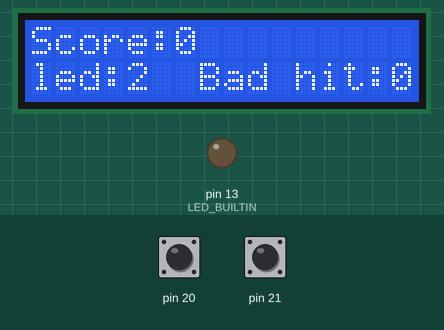
The sketch below on a simulated Arduino Mega 2560, built with avr-gcc and run on an emulated ATmega2560. Shown: 16×2 character LCD, output pins drawn as LEDs (lit = HIGH). The test bench sets the inputs (shaded band); at power-on: pin 20 HIGH, pin 21 HIGH. Random numbers use the default seed unless the sketch sets one; the modem accepts every AT command (registered, SIM ready, sends succeed) and sends nothing else; what the sketch prints to the serial monitor is not drawn.

Above: at 10.6 s.
10.7 s: pin 20 pulled LOW for 0.15 s
At 11.5 s:
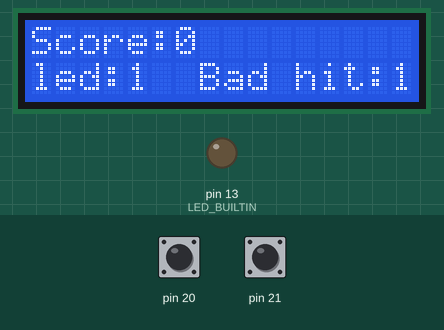
13.5 s: pin 20 pulled LOW for 1 s
At 14.8 s:
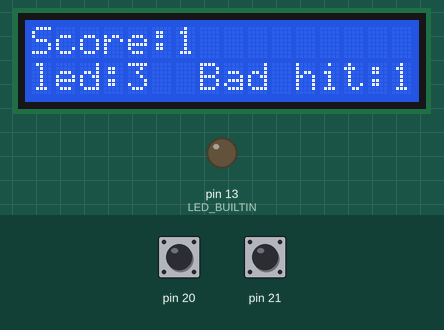
16.5 s: pin 21 pulled LOW for 0.15 s
At 18.4 s:
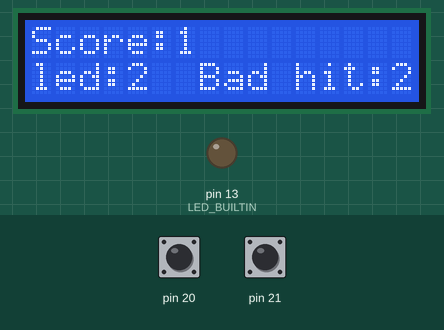
19.6 s: pin 20 pulled LOW for 0.15 s
At 20.9 s:
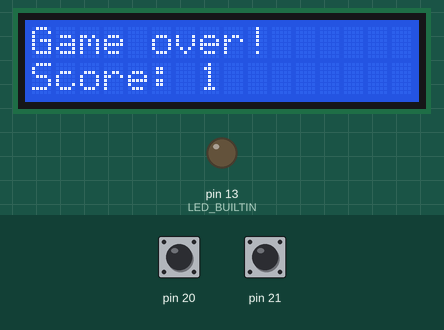
Timing chart, 0 to 22.2 s (numbered marks = the images above; inputs shaded):
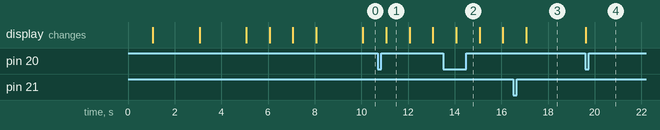

The sketch:

Project_ver1.ino
```cpp
#include <LiquidCrystal.h>
#include <TimerOne.h>
LiquidCrystal lcd(7,6,5,4,3,2);

volatile int ledNumber = 0;
volatile int badHits = 0;
volatile int timeAtBlink = 0;
volatile int score = 0;
volatile int gameOver = 0;
volatile int finalScore = -1;
volatile int printedResult = 0;
int result[2000];
int counter;

void setup()
{
    lcd.begin(16,2);
    counter = 0;
    pinMode(18 ,INPUT);
    pinMode(19 ,INPUT);
    pinMode(20 ,INPUT);
    pinMode(21 ,INPUT);
    digitalWrite(18, HIGH);
    digitalWrite(19, HIGH);
    digitalWrite(20, HIGH);
    digitalWrite(21, HIGH);
    attachInterrupt(digitalPinToInterrupt(20), functieLed1, FALLING);
    attachInterrupt(digitalPinToInterrupt(21), functieLed2, FALLING);
    attachInterrupt(digitalPinToInterrupt(17), functieLed3, FALLING);
    attachInterrupt(digitalPinToInterrupt(16), restartJoc, FALLING);
    Timer1.initialize(1000000);
    Timer1.attachInterrupt(displayLed);
    printLCDInitialStatus();
    Serial.begin(115200);
    Serial1.begin(115200);
    Serial.println("The game has started!");
    pinMode(LED_BUILTIN, OUTPUT);
    digitalWrite(LED_BUILTIN, LOW);
    sendData("AT+RST\r\n", 2000, false);
    sendData("AT+CWMODE=2\r\n", 1000, false);
    sendData("AT+CIFSR\r\n", 1000, true);
    sendData("AT+CWSAP?\r\n", 2000, true);
    sendData("AT+CIPMUX=1\r\n", 1000, false);
    sendData("AT+CIPSERVER=1,80\r\n", 1000, false);
}

void printLCDInitialStatus()
{
    lcd.setCursor(0,0);
    lcd.print("Score:");
    lcd.setCursor(7,1);
    lcd.print("Bad hit:");
    lcd.setCursor(0, 1);
    lcd.print("led:");
}

void loop()
{
    if(badHits >= 3)
    {
       Timer1.stop();
       gameOver = 1;
       if(finalScore == -1)
       {
           finalScore = score;
       }
       if(printedResult == 0)
       {
         Serial.println("The game is over!");
         Serial.print("The score: ");
         Serial.println(finalScore);
         result[++counter] = finalScore;
         printedResult = 1;
         if (Serial1.available())
         {
           if (Serial1.find("+IPD,"))
           {
             int maxim = -1;
             for(int i = 1; i <= counter; i++)
             {
               if(result[i] > maxim)
               {
                maxim = result[i];
               }
             }
             delay(500);
             int connectionId = Serial1.read() - 48;
             String webpage = "<h1>3 Buttons Game</h1>";
             String cipSend = "AT+CIPSEND=";
             cipSend += connectionId;
             cipSend += ",";
             if(maxim != -1)
             {
              webpage += "<p>Best result: ";
              webpage += maxim;
              webpage += "</p>";
              webpage += "\n\n<p>Last result: ";
              for(int i = counter; i >= 1; i--)
              {
                webpage += "<p>";
                webpage += result[i];
                webpage += "</p>";
              }
             }
             cipSend += webpage.length();
             cipSend += "\r\n";
             sendData(cipSend, 100, true);
             sendData(webpage, 150, true);

             String closeCommand = "AT+CIPCLOSE=";
             closeCommand += connectionId;
             closeCommand += "\r\n";
             sendData(closeCommand, 300, true);
           }
         }
       }
       lcd.clear();
       lcd.setCursor(0, 0);
       lcd.print("Game over!");
       lcd.setCursor(0, 1);
       lcd.print("Score: ");
       lcd.setCursor(7, 1);
       lcd.print(finalScore);
       delay(1000);
    }
}

void functieLed1()
{
    Serial.println();
    int badHit = 0;
    if(gameOver == 0)
    {
      int timeAtHit = millis();
      Serial.print("Time at hit: ");
      Serial.print(timeAtHit);
      Serial.print(", time at blink: ");
      Serial.print(timeAtBlink);
      Serial.println();
      Serial.println("The button 1 was pressed!");
      if((timeAtHit - timeAtBlink) / 1000 > 1)
      {
        badHit = 1;
        badHits++;
      }
      else
      {
        if(ledNumber != 1)
        {
          badHit = 1;
          badHits++;
        }
        else
        {
          score++;
        }
      }
    }
    if(badHit)
    {
      Serial.print("That was a bad hit: \nThe active led: ");
      Serial.print(ledNumber);
      Serial.print(", Button pressed: ");
      Serial.println("1");
    }
    else
    {
      Serial.print("That was a good hit: \nThe active led: ");
      Serial.print(ledNumber);
      Serial.print(", Button pressed: ");
      Serial.println("1");
    }
    Serial.println();
}

void functieLed2()
{
    Serial.println();
    int badHit = 0;
    if(gameOver == 0)
    {
      int timeAtHit = millis();
      Serial.print("Time at hit: ");
      Serial.print(timeAtHit);
      Serial.print(", time at blink: ");
      Serial.print(timeAtBlink);
      Serial.println();
      Serial.println("The button 2 was pressed!");
      if((timeAtHit - timeAtBlink) / 1000 > 1)
      {
        badHit = 1;
        badHits++;
      }
      else
      {
        if(ledNumber != 2)
        {
          badHit = 1;
          badHits++;
        }
        else
        {
          score++;
        }
      }
    }
    if(badHit)
    {
      Serial.print("That was a bad hit: \nThe active led: ");
      Serial.print(ledNumber);
      Serial.print(", Button pressed: ");
      Serial.println("2");
    }
    else
    {
      Serial.print("That was a good hit: \nThe active led: ");
      Serial.print(ledNumber);
      Serial.print(", Button pressed: ");
      Serial.println("2");
    }
    Serial.println();
}

void functieLed3()
{
    Serial.println();
    int badHit = 0;
    if(gameOver == 0)
    {
      int timeAtHit = millis();
      Serial.print("Time at hit: ");
      Serial.print(timeAtHit);
      Serial.print(", time at blink: ");
      Serial.print(timeAtBlink);
      Serial.println();
      Serial.println("The button 3 was pressed!");
      if((timeAtHit - timeAtBlink) / 1000 > 1)
      {
        badHit = 1;
        badHits++;
      }
      else
      {
        if(ledNumber != 3)
        {
          badHit = 1;
          badHits++;
        }
        else
        {
          score++;
        }
      }
    }
    if(badHit)
    {
      Serial.print("That was a bad hit: \nThe active led: ");
      Serial.print(ledNumber);
      Serial.print(", Button pressed: ");
      Serial.println("3");
    }
    else
    {
      Serial.print("That was a good hit: \nThe active led: ");
      Serial.print(ledNumber);
      Serial.print(", Button pressed: ");
      Serial.println("3");
    }
    Serial.println();
}

void restartJoc()
{
    Serial.print("\n\n\n");
    Serial.println("The game was restarted");
    Timer1.start();
    lcd.clear();
    badHits = 0;
    score = 0;
    gameOver = 0;
    finalScore = -1;
    printedResult = 0;
    printLCDInitialStatus();
}


void displayLed()
{
    ledNumber = random(3) + 1;
    Serial.print("The led ");
    Serial.print(ledNumber);
    Serial.println(" was activated");
    lcd.setCursor(4, 1);
    lcd.print(ledNumber);
    lcd.setCursor(15, 1);
    lcd.print(badHits);
    lcd.setCursor(6, 0);
    lcd.print(score);
    timeAtBlink = millis();
}

String sendData(String command, const int timeout, boolean debug)
{
   String response = "";
   Serial1.print(command);
   long int time = millis();
   while ((time + timeout) > millis())
   {
     while (Serial1.available()) {
       char c = Serial1.read();
       response += c;
     }
   }
   if(debug)
   {
    Serial1.print(response);
   }
   return response;
}
```

Measured:
- what the display in image 1 shows lasts 1.0 s, from 11.1 s to 12.1 s
